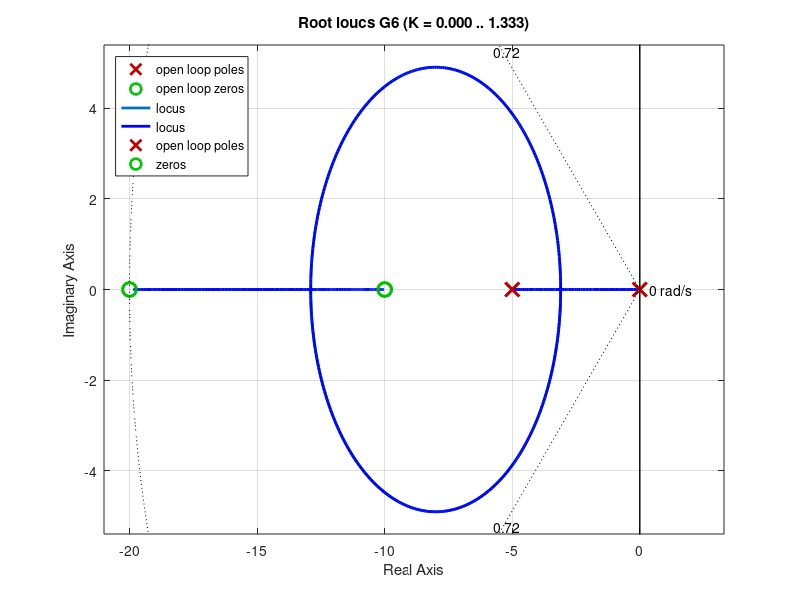

This figure's MATLAB source:
close all; clear all; history -c; clc;
pkg load control;

s = tf('s');
G6 = 150*(s + 10)*(s + 20)/(s*(s + 5));

% Inciso 1:
% Si queremos una respuesta criticamente amortiguada, se tendran dos raices
% reales negativas e iguales, por lo que buscaremos que el LdR coincida con
% el eje x, osea que graficaremos el LdR y veremos este punto:
rlocus(G6)                                            % s61 = -12.9

% Se verifica que podemos obtener el valor, tanto analíticamente mediante su
% formula, como graficamente mediante el uso del rlocusx()
s61 = -12.9;
K = 1/abs(150*(s61 + 10)*(s61 + 20)/(s61*(s61 + 5))) % k = 0.032997

rlocusx(G6)                                          % k = 0.03 aproximadamente

% Inciso 2:
% Un sobrepasamiento máximo del 4% corresponde a un cierto valor de psita el
% cual se puede calcular a continuación:
psita = sqrt((log(0.04)^2)/(pi^2 + log(0.04)^2))     % psita = 0.7156
% Se verifica donde coinciden los valores de psita con el LdR mediante el rlocus
rlocus(G6); sgrid(psita, [20 40 60 80])
% No hay interseccion entre psita y el LdR

% Inciso 3: No es posible
